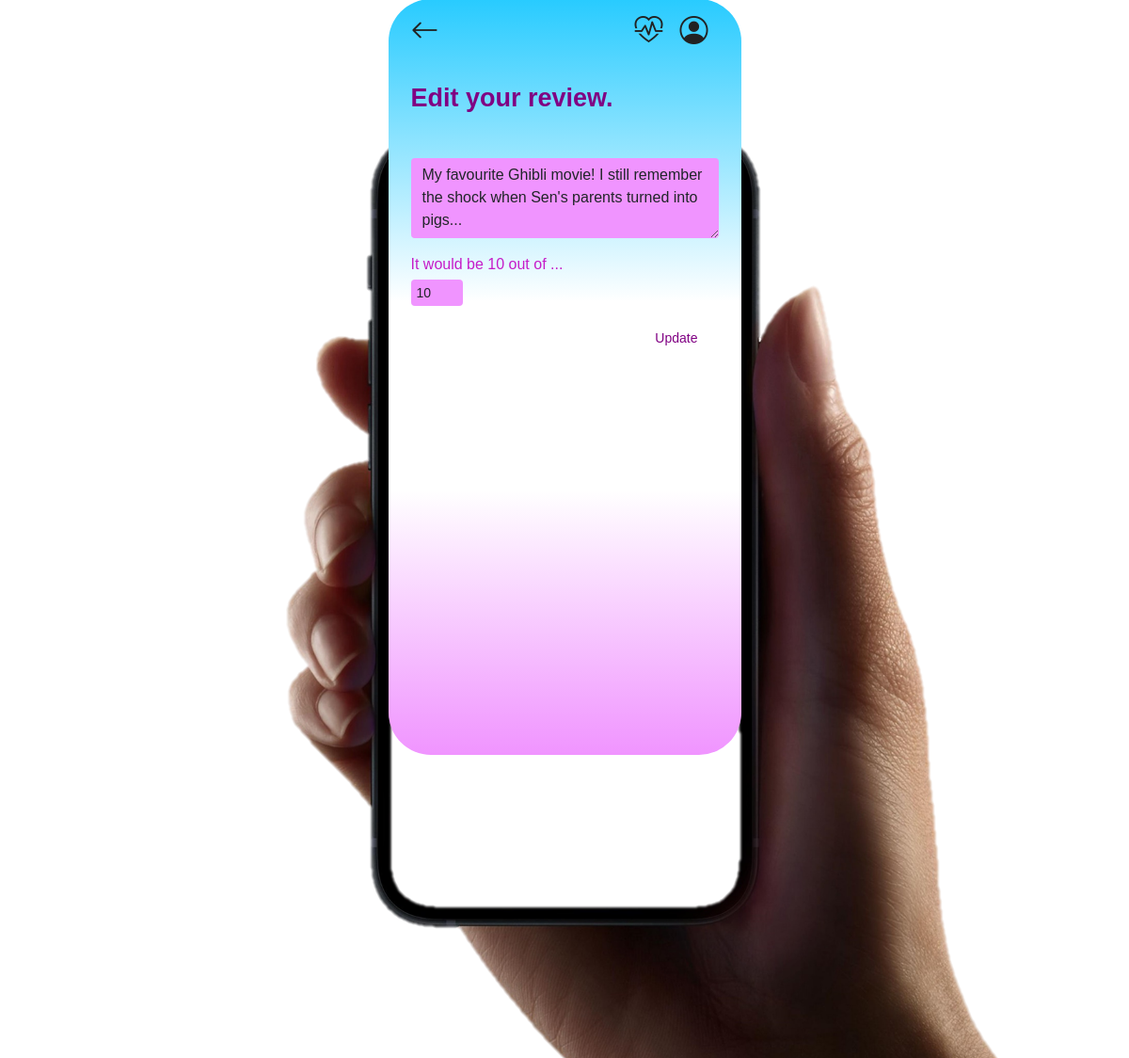
Page /movies/update/1/ (signed in) on the committed database.
### movies/models.py (models this page shows)
class Review(models.Model):
    movie = models.ForeignKey(Movie, on_delete=models.CASCADE)
    content = models.TextField()
    created_at = models.DateTimeField(auto_now_add=True)
    updated_at = models.DateTimeField(auto_now=True)
    user = models.ForeignKey(settings.AUTH_USER_MODEL, on_delete=models.CASCADE)
    score = models.IntegerField()
    like_users = models.ManyToManyField(settings.AUTH_USER_MODEL, related_name='like_reviews')

### movies/views.py (the view)
# urls.py: path('update/<str:review_pk>/', views.update, name='update'),
@login_required
def update(request, review_pk):
    review = get_object_or_404(Review, pk=review_pk)
    movie = Movie.objects.get(pk=review.movie.pk)
    movie.vote_average = round((movie.vote_average * movie.vote_count - review.score) / (movie.vote_count - 1), 1)
    if movie.vote_average < 0: movie.vote_average = 0.0
    if request.method == 'POST':
        form = ReviewForm(request.POST, instance=review)
        if form.is_valid():
            form.save()
            movie.vote_average = round((movie.vote_average * movie.vote_count + review.score) / (movie.vote_count + 1), 1)
            movie.save()
            return redirect('movies:detail', movie.pk)
    else:
        form = ReviewForm(instance=review)
    context = {
        'form': form,
    }
    return render(request, 'movies/update.html', context)

### movies/forms.py
class ReviewForm(forms.ModelForm):
    content = forms.CharField(
        label='',
        widget=forms.Textarea(
            attrs = {
                'class': 'form-control',
                'maxlength': 100,
                'id': 'textarea',
            }
        )
    )
    score = forms.FloatField(
        label='It would be 10 out of ...',
        widget=forms.NumberInput(
            attrs={
                'class':'form-control',
                'min':1, 'step':1, 'max':10, 'type':'number'
                }
            ),
        )
    class Meta:
        model = Review
        fields = ('content', 'score', )

### movies/templates/movies/update.html (shortened to what this page needs)
{% extends 'base.html' %}
{% block content %}
  <div class="p-4">
    <h2 class="mt-2 mb-5">Edit your review.</h2>
    <form action="" method="POST">
      {{ form.as_p }}
      <div class="container my-4 d-flex justify-content-end">
        <button class="button" style="float:right">Update</button>
      </div>
    </form>
  </div>
{% endblock content %}

### static/style.css (style rules this page uses)
body { font-family: Helvetica, sans-serif; }
h2 { color: #800083; font-weight: 700; font-size: 27px; margin-bottom: 2px; }
.button { background: none !important; border: none !important; color: #800083 !important; font-size: 14px; text-decoration: none !important; }
input { height: 28px; border: none !important; background: #F094FF !important; font-size: 14px !important; margin-top: 4px !important; padding: 0 6px !important; }
textarea { height: 85px !important; border: none !important; outline: none !important; background-color: #F094FF !important; }

### rows in the picture
Review: content "My favourite Ghibli movie! I still remember the shock when Sen's parents turned into pigs...", score "10"
